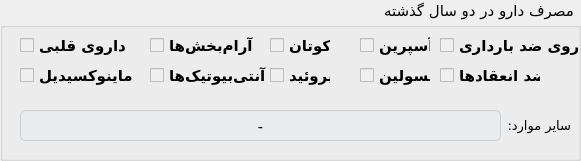
    <widget class="QGroupBox" name="groupBox_12">
     <property name="geometry">
      <rect>
       <x>10</x>
       <y>320</y>
       <width>581</width>
       <height>161</height>
      </rect>
     </property>
     <property name="font">
      <font>
       <family>Vazirmatn Black</family>
       <pointsize>11</pointsize>
      </font>
     </property>
     <property name="layoutDirection">
      <enum>Qt::RightToLeft</enum>
     </property>
     <property name="title">
      <string>مصرف دارو در دو سال گذشته</string>
     </property>
     <property name="alignment">
      <set>Qt::AlignLeading|Qt::AlignLeft|Qt::AlignVCenter</set>
     </property>
     <widget class="QCheckBox" name="contraceptive_chkbox">
      <property name="enabled">
       <bool>false</bool>
      </property>
      <property name="geometry">
       <rect>
        <x>440</x>
        <y>30</y>
        <width>141</width>
        <height>31</height>
       </rect>
      </property>
      <property name="font">
       <font>
        <family>Vazirmatn</family>
        <pointsize>11</pointsize>
        <weight>75</weight>
        <bold>true</bold>
       </font>
      </property>
      <property name="layoutDirection">
       <enum>Qt::LeftToRight</enum>
      </property>
      <property name="styleSheet">
       <string notr="true"> QCheckBox{
        background-color: none;
        color: black;
    }</string>
      </property>
      <property name="text">
       <string>داروی ضد بارداری</string>
      </property>
     </widget>
     <widget class="QCheckBox" name="sedative_chkbox">
      <property name="enabled">
       <bool>false</bool>
      </property>
      <property name="geometry">
       <rect>
        <x>150</x>
        <y>30</y>
        <width>141</width>
        <height>31</height>
       </rect>
      </property>
      <property name="font">
       <font>
        <family>Vazirmatn</family>
        <pointsize>11</pointsize>
        <weight>75</weight>
        <bold>true</bold>
       </font>
      </property>
      <property name="layoutDirection">
       <enum>Qt::LeftToRight</enum>
      </property>
      <property name="styleSheet">
       <string notr="true"> QCheckBox{
        background-color: none;
        color: black;
    }</string>
      </property>
      <property name="text">
       <string>آرام‌بخش‌ها</string>
      </property>
     </widget>
     <widget class="QCheckBox" name="heart_chkbox">
      <property name="enabled">
       <bool>false</bool>
      </property>
      <property name="geometry">
       <rect>
        <x>20</x>
        <y>30</y>
        <width>131</width>
        <height>31</height>
       </rect>
      </property>
      <property name="font">
       <font>
        <family>Vazirmatn</family>
        <pointsize>11</pointsize>
        <weight>75</weight>
        <bold>true</bold>
       </font>
      </property>
      <property name="layoutDirection">
       <enum>Qt::LeftToRight</enum>
      </property>
      <property name="styleSheet">
       <string notr="true"> QCheckBox{
        background-color: none;
        color: black;
    }</string>
      </property>
      <property name="text">
       <string>داروی قلبی</string>
      </property>
     </widget>
     <widget class="QCheckBox" name="anticoagulants_chkbox">
      <property name="enabled">
       <bool>false</bool>
      </property>
      <property name="geometry">
       <rect>
        <x>440</x>
        <y>60</y>
        <width>101</width>
        <height>31</height>
       </rect>
      </property>
      <property name="font">
       <font>
        <family>Vazirmatn</family>
        <pointsize>11</pointsize>
        <weight>75</weight>
        <bold>true</bold>
       </font>
      </property>
      <property name="layoutDirection">
       <enum>Qt::LeftToRight</enum>
      </property>
      <property name="styleSheet">
       <string notr="true"> QCheckBox{
        background-color: none;
        color: black;
    }</string>
      </property>
      <property name="text">
       <string>ضد انعقادها</string>
      </property>
     </widget>
     <widget class="QLabel" name="label_17">
      <property name="geometry">
       <rect>
        <x>500</x>
        <y>110</y>
        <width>71</width>
        <height>31</height>
       </rect>
      </property>
      <property name="font">
       <font>
        <family>Vazirmatn Black</family>
        <pointsize>10</pointsize>
       </font>
      </property>
      <property name="text">
       <string>سایر موارد:</string>
      </property>
     </widget>
     <widget class="QCheckBox" name="antibioticsMedicine_chkbox">
      <property name="enabled">
       <bool>false</bool>
      </property>
      <property name="geometry">
       <rect>
        <x>150</x>
        <y>60</y>
        <width>141</width>
        <height>31</height>
       </rect>
      </property>
      <property name="font">
       <font>
        <family>Vazirmatn</family>
        <pointsize>11</pointsize>
        <weight>75</weight>
        <bold>true</bold>
       </font>
      </property>
      <property name="layoutDirection">
       <enum>Qt::LeftToRight</enum>
      </property>
      <property name="styleSheet">
       <string notr="true"> QCheckBox{
        background-color: none;
        color: black;
    }</string>
      </property>
      <property name="text">
       <string>آنتی‌بیوتیک‌ها</string>
      </property>
     </widget>
     <widget class="QCheckBox" name="Minoxidil_chkbox">
      <property name="enabled">
       <bool>false</bool>
      </property>
      <property name="geometry">
       <rect>
        <x>20</x>
        <y>60</y>
        <width>141</width>
        <height>31</height>
       </rect>
      </property>
      <property name="font">
       <font>
        <family>Vazirmatn</family>
        <pointsize>11</pointsize>
        <weight>75</weight>
        <bold>true</bold>
       </font>
      </property>
      <property name="layoutDirection">
       <enum>Qt::LeftToRight</enum>
      </property>
      <property name="styleSheet">
       <string notr="true"> QCheckBox{
        background-color: none;
        color: black;
    }</string>
      </property>
      <property name="text">
       <string>ماینوکسیدیل</string>
      </property>
     </widget>
     <widget class="QCheckBox" name="aspirin_chkbox">
      <property name="enabled">
       <bool>false</bool>
      </property>
      <property name="geometry">
       <rect>
        <x>360</x>
        <y>30</y>
        <width>71</width>
        <height>31</height>
       </rect>
      </property>
      <property name="font">
       <font>
        <family>Vazirmatn</family>
        <pointsize>11</pointsize>
        <weight>75</weight>
        <bold>true</bold>
       </font>
      </property>
      <property name="layoutDirection">
       <enum>Qt::LeftToRight</enum>
      </property>
      <property name="styleSheet">
       <string notr="true"> QCheckBox{
        background-color: none;
        color: black;
    }</string>
      </property>
      <property name="text">
       <string>آسپرین</string>
      </property>
     </widget>
     <widget class="QCheckBox" name="thyroidMedicine_chkbox">
      <property name="enabled">
       <bool>false</bool>
      </property>
      <property name="geometry">
       <rect>
        <x>270</x>
        <y>60</y>
        <width>61</width>
        <height>31</height>
       </rect>
      </property>
      <property name="font">
       <font>
        <family>Vazirmatn</family>
        <pointsize>11</pointsize>
        <weight>75</weight>
        <bold>true</bold>
       </font>
      </property>
      <property name="layoutDirection">
       <enum>Qt::LeftToRight</enum>
      </property>
      <property name="styleSheet">
       <string notr="true"> QCheckBox{
        background-color: none;
        color: black;
    }</string>
      </property>
      <property name="text">
       <string>تیروئید</string>
      </property>
     </widget>
     <widget class="QCheckBox" name="insulin_chkbox">
      <property name="enabled">
       <bool>false</bool>
      </property>
      <property name="geometry">
       <rect>
        <x>360</x>
        <y>60</y>
        <width>71</width>
        <height>31</height>
       </rect>
      </property>
      <property name="font">
       <font>
        <family>Vazirmatn</family>
        <pointsize>11</pointsize>
        <weight>75</weight>
        <bold>true</bold>
       </font>
      </property>
      <property name="layoutDirection">
       <enum>Qt::LeftToRight</enum>
      </property>
      <property name="styleSheet">
       <string notr="true"> QCheckBox{
        background-color: none;
        color: black;
    }</string>
      </property>
      <property name="text">
       <string>انسولین</string>
      </property>
     </widget>
     <widget class="QCheckBox" name="roaccutane_chkbox">
      <property name="enabled">
       <bool>false</bool>
      </property>
      <property name="geometry">
       <rect>
        <x>270</x>
        <y>30</y>
        <width>61</width>
        <height>31</height>
       </rect>
      </property>
      <property name="font">
       <font>
        <family>Vazirmatn</family>
        <pointsize>11</pointsize>
        <weight>75</weight>
        <bold>true</bold>
       </font>
      </property>
      <property name="layoutDirection">
       <enum>Qt::LeftToRight</enum>
      </property>
      <property name="styleSheet">
       <string notr="true"> QCheckBox{
        background-color: none;
        color: black;
    }</string>
      </property>
      <property name="text">
       <string>راکوتان</string>
      </property>
     </widget>
     <widget class="QLabel" name="medicationOtherItems_lbl">
      <property name="geometry">
       <rect>
        <x>20</x>
        <y>110</y>
        <width>481</width>
        <height>31</height>
       </rect>
      </property>
      <property name="font">
       <font>
        <family>Vazirmatn</family>
        <pointsize>12</pointsize>
        <weight>50</weight>
        <bold>false</bold>
       </font>
      </property>
      <property name="styleSheet">
       <string notr="true">border: 1px solid;
border-color: rgb(232, 232, 232);
background-color: rgb(233, 236, 239);
border-radius: 5px;
border-color: rgb(206, 206, 206); </string>
      </property>
      <property name="text">
       <string>-</string>
      </property>
      <property name="alignment">
       <set>Qt::AlignCenter</set>
      </property>
     </widget>
    </widget>
